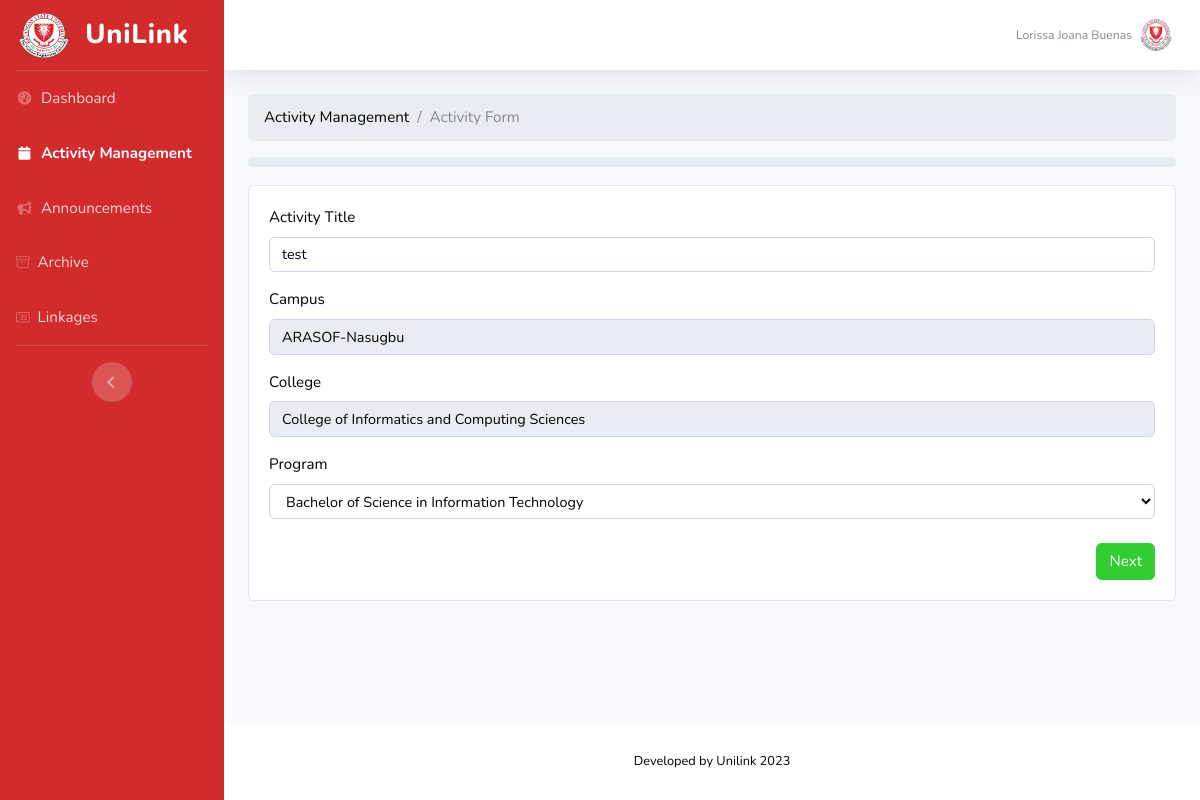
The app's page /FACULTY_ASSOCDEAN/ui-formsEdit.php?id=11c2cb25-87c7-11ee-bb2f-f80dac465db8 (signed in), older data.
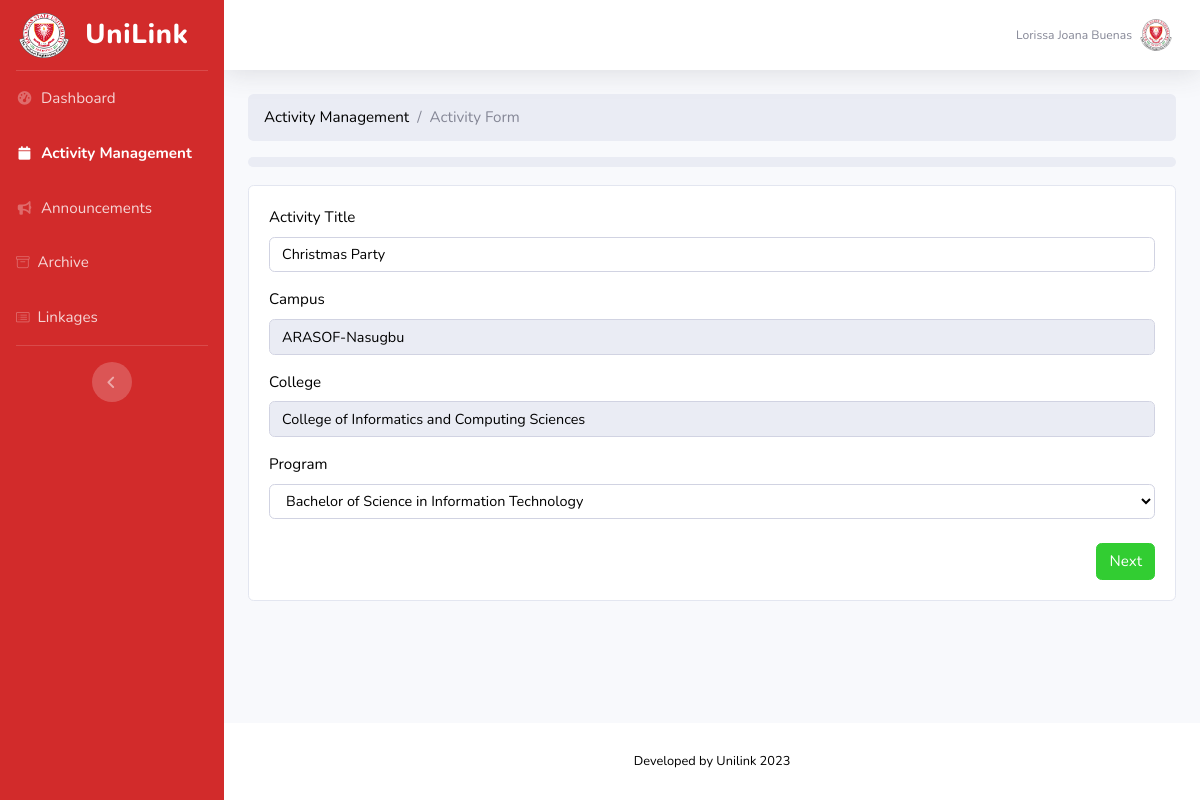
The same page, newer data.
### tables this page shows
CREATE TABLE `activityform` (
  `id` varchar(255) NOT NULL DEFAULT uuid(),
  `activity_title` varchar(255) DEFAULT NULL,
  `campus` varchar(255) DEFAULT NULL,
  `college` varchar(100) DEFAULT NULL,
  `program` varchar(100) DEFAULT NULL,
  `partner_type` varchar(100) DEFAULT NULL,
  `partner` varchar(100) DEFAULT NULL,
  `start_date` date DEFAULT NULL,
  `end_date` date DEFAULT NULL,
  `rationale` mediumtext DEFAULT NULL,
  `objective` mediumtext DEFAULT NULL,
  `budget` varchar(100) DEFAULT NULL
);

### FACULTY_ASSOCDEAN/ui-formsEdit.php (the view, shortened to what the changed rows need)
<?php
  $conn = new mysqli("localhost", "root", "", "unilink");
  $activityformid = $_GET['id'];
  $sql = "SELECT * FROM `activityform` WHERE `id` = '$activityformid'";
  $result = $conn->query($sql);
  $activity_form_row = $result->fetch_assoc();
?>
<html lang="en">
  <head>
    <link href="vendor/fontawesome-free/css/all.min.css" rel="stylesheet" type="text/css">
    <link rel="stylesheet" href="https://cdn.jsdelivr.net/npm/bootstrap-icons@1.11.0/font/bootstrap-icons.css">
    <link rel="stylesheet" href="https://cdn.jsdelivr.net/npm/bootstrap@4.6.2/dist/css/bootstrap.min.css">
    <link href="css/sb-admin-2.min.css" rel="stylesheet">
  </head>
  <body id="page-top">
    <div id="wrapper">
      <div id="content-wrapper" class="d-flex flex-column">
        <div id="content">
          <form method="post" action="forms.php?" id="inputForm">
          <div class="container-fluid">
            <div class="card">
              <div class="card-body">
                  <div id="step1">
                    <div class="form-group">
                      <label for="activityName">Activity Title</label>
                      <input type="text" class="form-control outline" id="activityName" name="activityName" value="<?=$activity_form_row['activity_title']?>" />
                    </div>
                    <div class="form-group">
                      <label for="program">Program</label>
                      <select class="form-control" id="program" name="program">
                        <option value="<?=$activity_form_row['program']?>"><?=$activity_form_row['program']?></option>
                      </select>
                    </div>
                  </div>
              </div>
            </div>
          </div>
        </div>
<?php
    include 'footer.php';
?>

Row changes from the older to the newer data that the page shows:
changed activityform "Bachelor of Science in Information Technology": activityName "test" → "Christmas Party"
